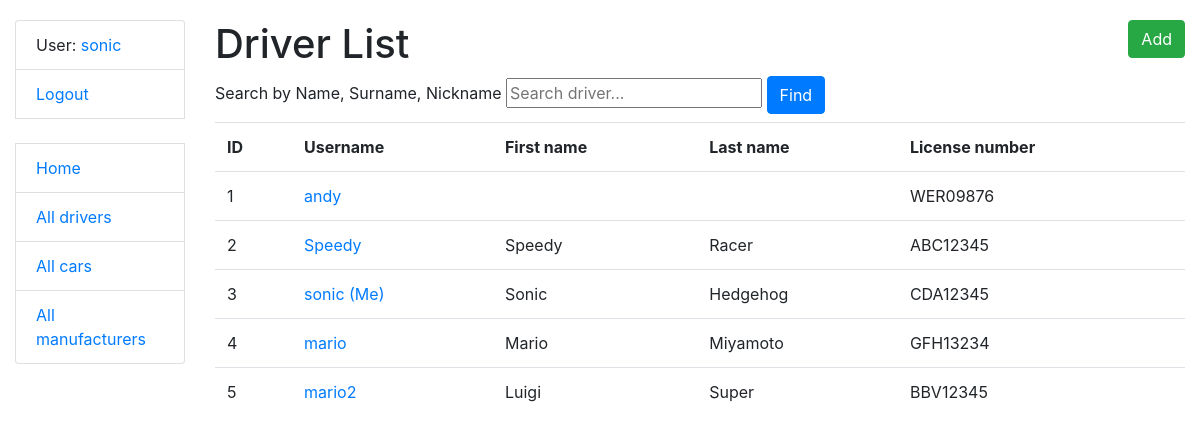
/drivers/ (signed in), run on the app's committed database.
### taxi/models.py (models this page shows, shortened)
class Driver(AbstractUser):
    license_number = models.CharField(max_length=255, unique=True)
    class Meta:
        verbose_name = "driver"
        verbose_name_plural = "drivers"
    def get_absolute_url(self):
        return reverse("taxi:driver-detail", kwargs={'pk': self.pk})

### taxi/views.py (the view)
# urls.py: path("drivers/", DriverListView.as_view(), name="driver-list"),
class DriverListView(LoginRequiredMixin, generic.ListView):
    model = Driver
    paginate_by = 10

### templates/taxi/driver_list.html
{% extends "base.html" %}
{% block content %}
    <h1>
      Driver List
        <a class="btn btn-success float-right" href="{% url 'taxi:driver-create' %}" role="button">
        Add
      </a>
    </h1>
    <form action="{% url 'taxi:drivers-search-results' %}" method="get">
        <label> Search by Name, Surname, Nickname
            <input name="q" type="text" placeholder="Search driver...">
            <input class="btn btn-primary" type="submit" value="Find">
        </label>
    </form>
    {% if driver_list %}
    <table class="table">
      <tr>
        <th>ID</th>
        <th>Username</th>
        <th>First name</th>
        <th>Last name</th>
        <th>License number</th>
      </tr>
    {% for driver in driver_list %}
      <tr>
        <td>{{ driver.id }}</td>
        <td><a href="{{ driver.get_absolute_url }}">{{ driver.username }} {% if user == driver %} (Me){% endif %}</a></td>
        <td>{{ driver.first_name }}</td>
        <td>{{ driver.last_name }}</td>
        <td>{{ driver.license_number }}</td>
      </tr>
    {% endfor %}
    </table>
    {% else %}
      <p>There are no drivers in the service.</p>
    {% endif %}
{% endblock %}

### templates/includes/sidebar.html
<ul class="sidebar-nav list-group">
  {% if user.is_authenticated %}
    <li class="list-group-item">User: <a href="{{ user.get_absolute_url }}">{{ user.get_username }}</a></li>
    <li class="list-group-item"><a href="{% url 'logout'%}?next={{request.path}}">Logout</a></li>
  {% else %}
    <li class="list-group-item"><a href="{% url 'login'%}?next={{request.path}}">Login</a></li>
  {% endif %}
  <br>
  <li class="list-group-item"><a href="{% url 'taxi:index' %}">Home</a></li>
  <li class="list-group-item"><a href="{% url 'taxi:driver-list' %}">All drivers</a></li>
  <li class="list-group-item"><a href="{% url 'taxi:car-list' %}">All cars</a></li>
  <li class="list-group-item"><a href="{% url 'taxi:manufacturer-list' %}">All manufacturers</a></li>
</ul>

### static/css/styles.css (style rules this page uses)
body { margin-top: 20px; }

### data on the page
Driver: get_username "sonic", id "3", username "sonic", shows "(Me)", first_name "Sonic", last_name "Hedgehog", license_number "CDA12345"
Driver: id "1", username "andy", license_number "WER09876"
Driver: id "2", username "Speedy", first_name "Speedy", last_name "Racer", license_number "ABC12345"
Driver: id "4", username "mario", first_name "Mario", last_name "Miyamoto", license_number "GFH13234"
Driver: id "5", username "mario2", first_name "Luigi", last_name "Super", license_number "BBV12345"
